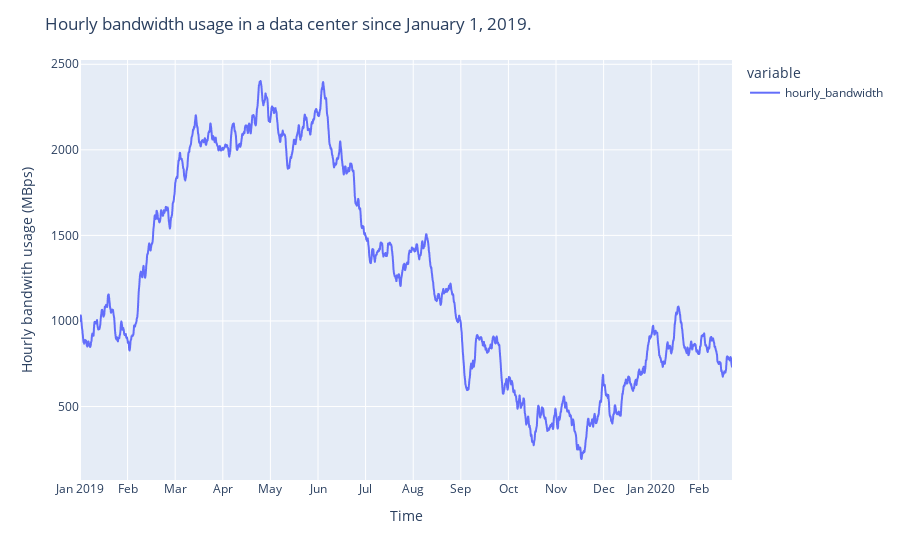

Notebook cell for this chart:
### Code cell
fig = px.line(df['hourly_bandwidth'])
fig.update_layout(
    xaxis= dict(
        tickmode = 'array',
        tickvals = np.arange(0, 10000, 730),
        ticktext = ['Jan 2019', 'Feb', 'Mar', 'Apr', 'May', 'Jun', 'Jul', 'Aug', 'Sep', 'Oct', 'Nov', 'Dec', 'Jan 2020', 'Feb']
    ),
    yaxis_title='Hourly bandwith usage (MBps)',
    xaxis_title='Time',
    title='Hourly bandwidth usage in a data center since January 1, 2019. '
)

### Figure 1 — Plotly figure (JSON) as saved in the notebook; plotly's stock layout.template omitted (floating-point values rounded to 4 significant figures; data arrays with more than 128 entries replaced by an {"elided": "..."} marker saying what was removed)
{"data": [{"hovertemplate": "variable=hourly_bandwidth<br>index=%{x}<br>value=%{y}<extra></extra>", "legendgroup": "hourly_bandwidth", "line": {"color": "#636efa", "dash": "solid"}, "marker": {"symbol": "circle"}, "mode": "lines", "name": "hourly_bandwidth", "showlegend": true, "type": "scattergl", "x": {"elided": "10000 int values"}, "xaxis": "x", "y": {"elided": "10000 float values"}, "yaxis": "y"}], "layout": {"legend": {"title": {"text": "variable"}, "tracegroupgap": 0}, "margin": {"t": 60}, "title": {"text": "Hourly bandwidth usage in a data center since January 1, 2019. "}, "xaxis": {"anchor": "y", "domain": [0, 1], "tickmode": "array", "ticktext": ["Jan 2019", "Feb", "Mar", "Apr", "May", "Jun", "Jul", "Aug", "Sep", "Oct", "Nov", "Dec", "Jan 2020", "Feb"], "tickvals": [0, 730, 1460, 2190, 2920, 3650, 4380, 5110, 5840, 6570, 7300, 8030, 8760, 9490], "title": {"text": "Time"}}, "yaxis": {"anchor": "x", "domain": [0, 1], "title": {"text": "Hourly bandwith usage (MBps)"}}}}
